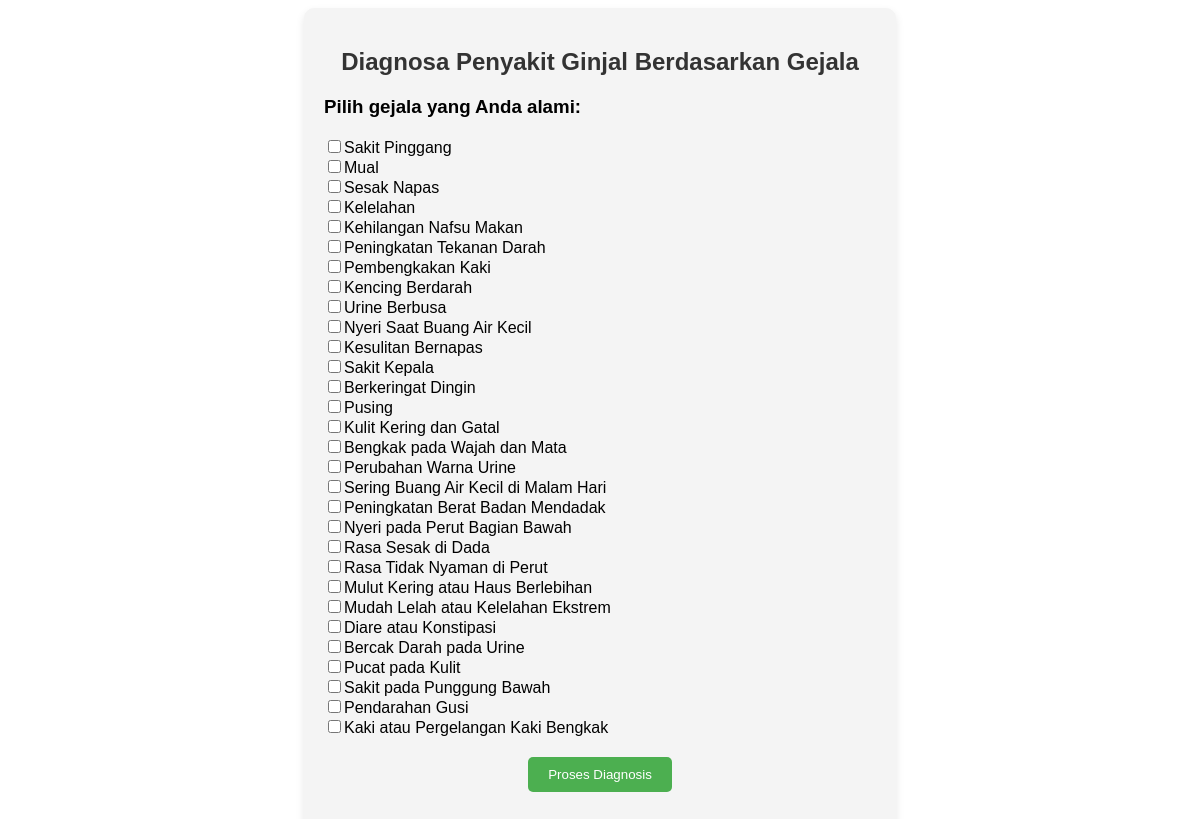
The page / on the database its author committed.
### tables this page shows
CREATE TABLE `gejala` (
  `id_gejala` int(11) NOT NULL,
  `nama_gejala` varchar(255) NOT NULL
);

### index.php (the view, shortened to what this page needs)
<?php
include 'koneksi.php';
$query = "SELECT * FROM gejala";
$result = $conn->query($query);
?>
<!DOCTYPE html>
<html lang="id">
<head>
</head>
<body>
    <div class="container">
        <div class="form-container">
            <h2>Diagnosa Penyakit Ginjal Berdasarkan Gejala</h2>
            <form action="diagnosis.php" method="post">
                <h3>Pilih gejala yang Anda alami:</h3>
                <?php
                if ($result->num_rows > 0) {
                    while ($row = $result->fetch_assoc()) {
                        echo '<div>';
                        echo '<input type="checkbox" name="gejala[]" value="' . $row['id_gejala'] . '" id="gejala' . $row['id_gejala'] . '">';
                        echo '<label for="gejala' . $row['id_gejala'] . '">' . $row['nama_gejala'] . '</label>';
                        echo '</div>';
                    }
                } else {
                    echo '<p>Tidak ada gejala yang tersedia untuk dipilih.</p>';
                }
                ?>
                <button type="submit" class="submit-btn">Proses Diagnosis</button>
            </form>
        </div>
    </div>
</body>
</html>

### index.php (style rules this page uses)
body { font-family: Arial, sans-serif; }
.container { width: 50%; margin: 0 auto; }
.form-container { background-color: #f4f4f4; padding: 20px; border-radius: 10px; box-shadow: 0 4px 8px rgba(0, 0, 0, 0.1); }
h2 { text-align: center; color: #333; }
label { font-size: 16px; }
.submit-btn { display: block; margin: 20px auto; padding: 10px 20px; background-color: #4CAF50; color: white; border: none; cursor: pointer; border-radius: 5px; }

### rows shown on the page
gejala: nama_gejala "Sakit Pinggang"
gejala: nama_gejala "Mual"
gejala: nama_gejala "Sesak Napas"
gejala: nama_gejala "Kelelahan"
gejala: nama_gejala "Kehilangan Nafsu Makan"
gejala: nama_gejala "Peningkatan Tekanan Darah"
gejala: nama_gejala "Pembengkakan Kaki"
gejala: nama_gejala "Kencing Berdarah"
gejala: nama_gejala "Urine Berbusa"
gejala: nama_gejala "Nyeri Saat Buang Air Kecil"
gejala: nama_gejala "Kesulitan Bernapas"
gejala: nama_gejala "Sakit Kepala"
gejala: nama_gejala "Berkeringat Dingin"
gejala: nama_gejala "Pusing"
gejala: nama_gejala "Kulit Kering dan Gatal"
gejala: nama_gejala "Bengkak pada Wajah dan Mata"
gejala: nama_gejala "Perubahan Warna Urine"
gejala: nama_gejala "Sering Buang Air Kecil di Malam Hari"
gejala: nama_gejala "Peningkatan Berat Badan Mendadak"
gejala: nama_gejala "Nyeri pada Perut Bagian Bawah"
gejala: nama_gejala "Rasa Sesak di Dada"
gejala: nama_gejala "Rasa Tidak Nyaman di Perut"
gejala: nama_gejala "Mulut Kering atau Haus Berlebihan"
gejala: nama_gejala "Mudah Lelah atau Kelelahan Ekstrem"
gejala: nama_gejala "Diare atau Konstipasi"
gejala: nama_gejala "Bercak Darah pada Urine"
gejala: nama_gejala "Pucat pada Kulit"
gejala: nama_gejala "Sakit pada Punggung Bawah"
gejala: nama_gejala "Pendarahan Gusi"
gejala: nama_gejala "Kaki atau Pergelangan Kaki Bengkak"
